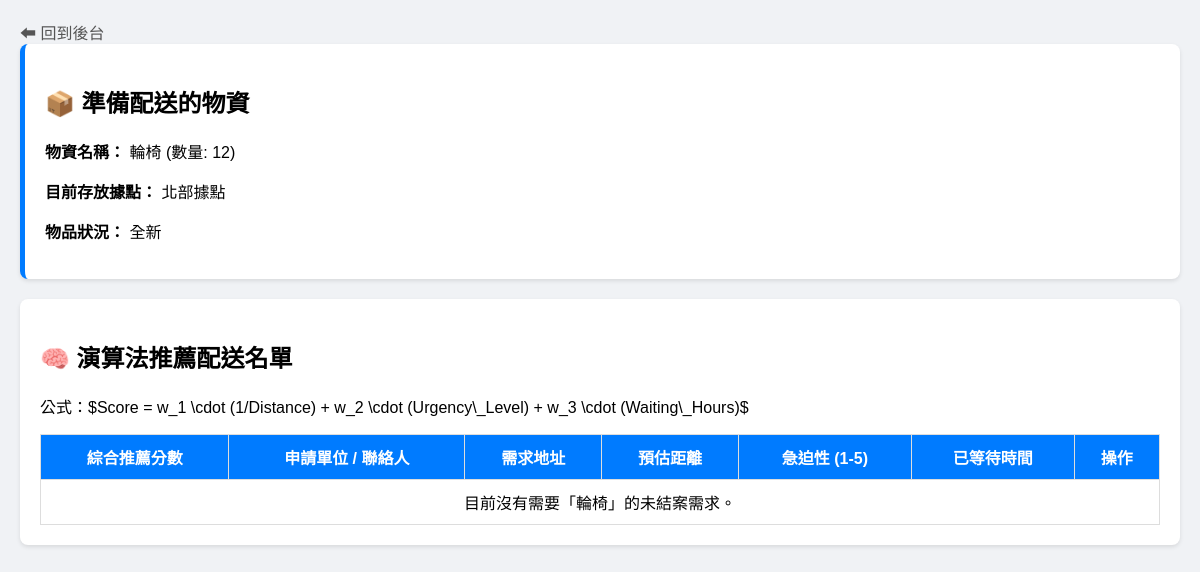
The app's page /match/1 with its own data.
### app.py (models this page shows)
class Donation(db.Model):
    id = db.Column(db.Integer, primary_key=True)
    item_name = db.Column(db.String(100), nullable=False)
    quantity = db.Column(db.Integer, nullable=False)
    donor_name = db.Column(db.String(100), nullable=False)
    condition = db.Column(db.String(10), nullable=False)
    address = db.Column(db.String(200), nullable=False)
    phone = db.Column(db.String(20), nullable=False)
    image_filename = db.Column(db.String(200), nullable=True)
    timestamp = db.Column(db.DateTime, default=datetime.now)

### app.py (the view, shortened to what this page needs)
@app.route('/match/<int:donation_id>')
def match_algorithm(donation_id):
    donation = Donation.query.get_or_404(donation_id)
    open_requests = RequestItem.query.filter_by(
        is_fulfilled=False,
        item_name=donation.item_name
    ).all()
    match_results = []
    match_results = sorted(match_results, key=lambda x: x['score'], reverse=True)
    return render_template('match.html', donation=donation, matches=match_results)

### templates/match.html (shortened to what this page needs)
<!DOCTYPE html>
<html lang="zh-TW">
<head>
</head>
<body>
    <a href="/admin?password=1234" style="text-decoration:none; color: #555;">⬅ 回到後台</a>
    <div class="card" style="border-left: 5px solid #007bff;">
        <h2>📦 準備配送的物資</h2>
        <p><strong>物資名稱：</strong> {{ donation.item_name }} (數量: {{ donation.quantity }})</p>
        <p><strong>目前存放據點：</strong> {{ donation.address }}</p>
        <p><strong>物品狀況：</strong> {{ donation.condition }}</p>
    </div>
    <div class="card">
        <h2>🧠 演算法推薦配送名單</h2>
        <p>公式：$Score = w_1 \cdot (1/Distance) + w_2 \cdot (Urgency\_Level) + w_3 \cdot (Waiting\_Hours)$</p>
        <table>
            <tr>
                <th>綜合推薦分數</th>
                <th>申請單位 / 聯絡人</th>
                <th>需求地址</th>
                <th>預估距離</th>
                <th>急迫性 (1-5)</th>
                <th>已等待時間</th>
                <th>操作</th>
            </tr>
            {% for result in matches %}
            <tr class="{% if loop.first %}highlight{% endif %}">
                <td style="color: red; font-size: 1.2em;">{{ result.score }} 分</td>
                <td>{{ result.request.requester_name }}</td>
                <td>{{ result.request.address }}</td>
                <td>約 {{ result.distance }} km</td>
                <td>{{ result.request.urgency }}</td>
                <td>{{ result.hours_waiting }} 小時</td>
                <td>
                    <a href="/finish_request/{{ result.request.id }}" class="btn" onclick="return confirm('確定將物資分配給此單位並結案嗎？');">分配給他並結案</a>
                </td>
            </tr>
            {% else %}
            <tr>
                <td colspan="7">目前沒有需要「{{ donation.item_name }}」的未結案需求。</td>
            </tr>
            {% endfor %}
        </table>
    </div>
</body>
</html>

### templates/match.html (style rules this page uses)
body { font-family: sans-serif; margin: 20px; background-color: #f0f2f5; }
.card { background-color: white; padding: 20px; border-radius: 8px; box-shadow: 0 2px 4px rgba(0,0,0,0.1); margin-bottom: 20px; }
table { width: 100%; border-collapse: collapse; margin-top: 10px; }
th, td { border: 1px solid #ddd; padding: 10px; text-align: center; }
th { background-color: #007bff; color: white; }

### records on screen
Donation: item_name "輪椅", quantity "12", address "北部據點", condition "全新"
